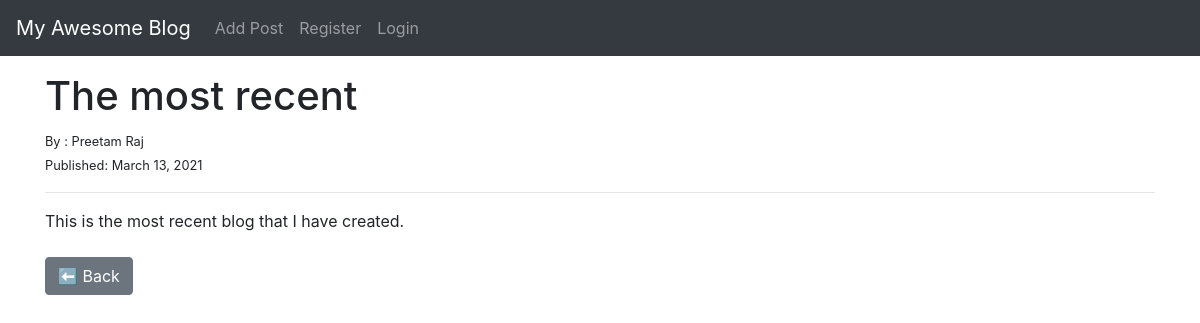
/post/6, run on the app's committed database.
### theblog/models.py (models this page shows, shortened)
class Post(models.Model):
    title = models.CharField(max_length=255)
    author = models.ForeignKey(User, on_delete=models.CASCADE)
    body = models.TextField()
    post_date = models.DateField(auto_now_add=True)

### theblog/views.py (the view)
# urls.py: path('post/<int:pk>', post_detail_view, name='post-detail'),
def post_detail_view(request, pk):
    post = Post.objects.get(id=pk)
    context = {'post': post}
    return render(request, 'post_detail.html', context)

### theblog/templates/post_detail.html (shortened to what this page needs)
{% extends 'base.html' %}
{% block content %}
<h1>{{post.title}}</h1>
<small>By : {{post.author.first_name}} {{post.author.last_name}}</small><br>
<small>Published: {{post.post_date}}</small>
<br>
<hr>
{{post.body}}
<br> <br>
<a href="{% url 'home' %}"><button class="btn btn-secondary">⬅ Back</button></a>
{% endblock %}

### data on the page
Post: title "The most recent", author.first_name "Preetam", author.last_name "Raj", post_date "March 13, 2021", body "This is the most recent blog that I have created."
